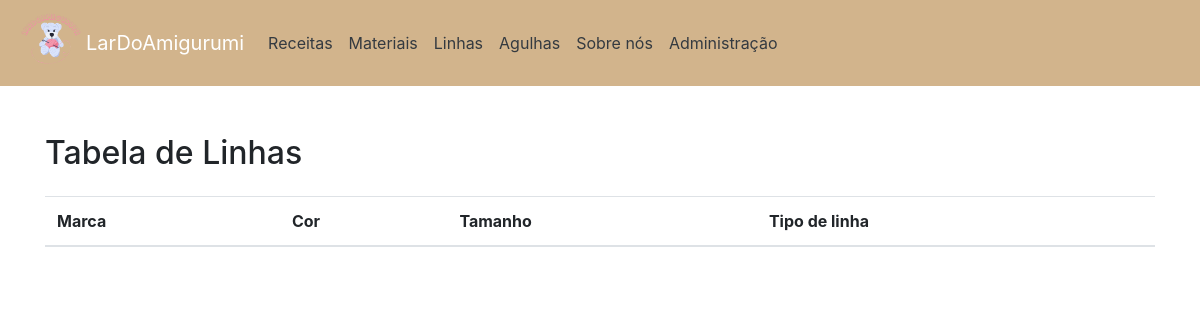
The app's page /linhas/, older data.
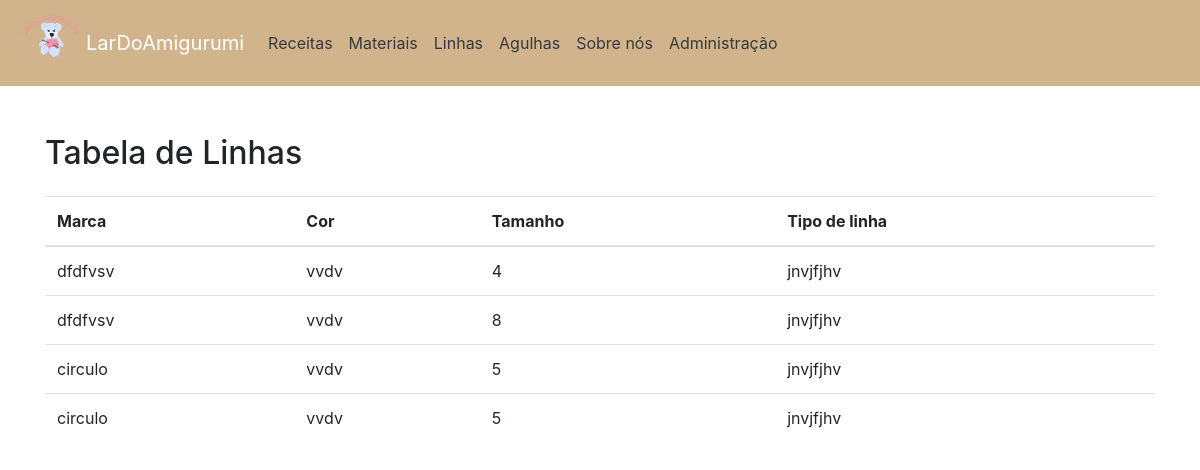
The same page, newer data.
### app/models.py (models this page shows, shortened)
class Linha(models.Model):
        tamanho = models.IntegerField(verbose_name="Tamanho")
        quantidade = models.IntegerField(verbose_name="Quantidade")
        tipo_linha = models.ForeignKey('Tipo_linha', on_delete=models.CASCADE, verbose_name="Tipo_linha")
        marca = models.ForeignKey('Marca_linha', on_delete=models.CASCADE, verbose_name="Marca")
        cor = models.ForeignKey('Cor', on_delete=models.CASCADE, verbose_name="Cor")
        class Meta:
            verbose_name = "Linha"
            verbose_name_plural = "Linhas"

class Marca_linha(models.Model):
        nome = models.CharField(max_length=100, verbose_name="Nome")
        def __str__(self):
            return f"{self.nome}"
        class Meta:
            verbose_name = "Marca_linha"
            verbose_name_plural = "Marca_linhas"

class Cor(models.Model):
        nome = models.CharField(max_length=100, verbose_name="Nome")
        def __str__(self):
            return f"{self.nome}"
        class Meta:
            verbose_name = "Cor"
            verbose_name_plural = "Cores"

class Tipo_linha(models.Model):
        nome = models.CharField(max_length=100, verbose_name="Nome")
        def __str__(self):
            return f"{self.nome}"
        class Meta:
            verbose_name = "Tipo_linha"
            verbose_name_plural = "Tipo_linhas"

### app/views.py (the view)
# urls.py: path('linhas/', LinhasView.as_view(), name='linhas'),
class LinhasView(View):
    def get(self, request, *args, **kwargs):
        linhas = Linha.objects.all()
        return render(request, 'linhas.html', {'linhas': linhas})

### app/templates/linhas.html (shortened to what this page needs)
<!DOCTYPE html>
<html lang="pt-BR">
<head>
    {% load static %}
    <link rel="stylesheet" href="https://maxcdn.bootstrapcdn.com/bootstrap/4.5.2/css/bootstrap.min.css">
</head>
<body>
        <nav class="navbar navbar-expand-lg navbar-dark">
        <img src="{% static 'LARDOAMIGURUMI (2).png' %}" alt="a">
        <a class="navbar-brand" href="/">LarDoAmigurumi</a>
        <div class="collapse navbar-collapse" id="navbarNav">
            <ul class="navbar-nav">
                <li class="nav-item">
                    <a class="nav-link text-dark" href="/receitas/">Receitas</a>
                </li>
                <li class="nav-item">
                    <a class="nav-link text-dark" href="/materiais/">Materiais</a>
                </li>
                <li class="nav-item">
                    <a class="nav-link text-dark" href="/linhas/">Linhas</a>
                </li>
                <li class="nav-item">
                    <a class="nav-link text-dark" href="/agulhas/">Agulhas</a>
                </li>
                <li class="nav-item">
                    <a class="nav-link text-dark" href="/sobrenos/">Sobre nós</a>
                </li>
                     <a class="nav-link text-dark" href="/admin/">Administração</a>
            </ul>
        </div>
    </nav>
    <div class="container mt-5">
        <h2 class="mb-4">Tabela de Linhas</h2>
        <table class="table">
            <thead>
                <tr>
                    <th scope="col">Marca</th>
                    <th scope="col">Cor</th>
                    <th scope="col">Tamanho</th>
                    <th scope="col">Tipo de linha</th>
                </tr>
            </thead>
            <tbody>
                {% for linhas in linhas %}
                <tr>
                    <td>{{ linhas.marca }}</td>
                    <td>{{ linhas.cor }}</td>
                    <td>{{ linhas.tamanho }}</td>
                    <td>{{ linhas.tipo_linha }}</td>
                </tr>
                {% endfor %}
            </tbody>
        </table>
    </div>
</body>
</html>

Row changes from the older to the newer data that the page shows:
added Linha: marca "dfdfvsv", cor "vvdv", tamanho "4", tipo_linha "jnvjfjhv"
added Linha: marca "dfdfvsv", cor "vvdv", tamanho "8", tipo_linha "jnvjfjhv"
added Linha: marca "circulo", cor "vvdv", tamanho "5", tipo_linha "jnvjfjhv"
added Linha: marca "circulo", cor "vvdv", tamanho "5", tipo_linha "jnvjfjhv"
